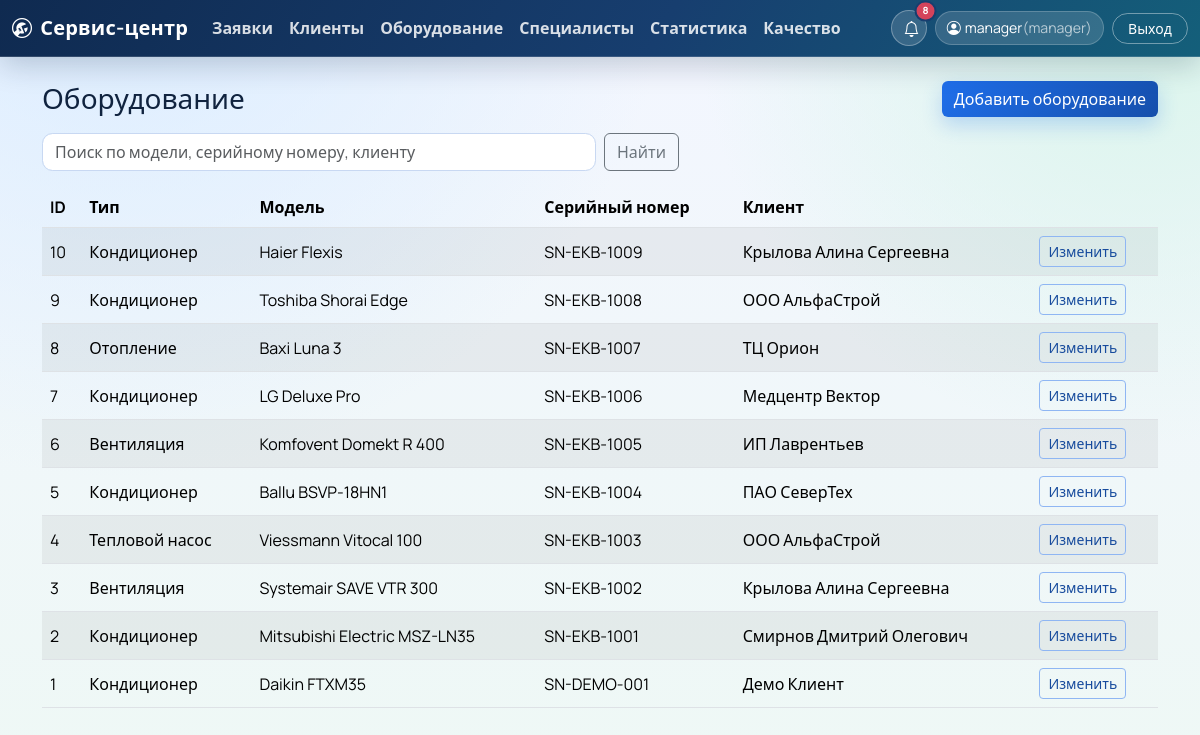
Screenshot of /equipment (signed in) with the database file from the repository.
### app/models.py (models this page shows, shortened)
class User(UserMixin, db.Model):
    __tablename__ = "users"
    user_id = db.Column(db.Integer, primary_key=True)
    login = db.Column(db.String(60), unique=True, nullable=False)
    password_hash = db.Column(db.String(255), nullable=False)
    role_id = db.Column(db.Integer, db.ForeignKey("roles.role_id"), nullable=False)
    master_id = db.Column(db.Integer, db.ForeignKey("masters.master_id"), nullable=True)
    role = db.relationship("Role", back_populates="users")
    master = db.relationship("Master", back_populates="user")
    comments = db.relationship("RequestComment", back_populates="user", lazy="dynamic")
    notifications = db.relationship("StatusNotification", back_populates="user", lazy="dynamic")
    @property
    def role_name(self) -> str:
        if self.role is None:
            return ""
        return self.role.role_name

class Role(db.Model):
    __tablename__ = "roles"
    role_id = db.Column(db.Integer, primary_key=True)
    role_name = db.Column(db.String(50), unique=True, nullable=False)
    users = db.relationship("User", back_populates="role", lazy="dynamic")

class Equipment(db.Model):
    __tablename__ = "equipment"
    equipment_id = db.Column(db.Integer, primary_key=True)
    model = db.Column(db.String(120), nullable=False)
    serial_number = db.Column(db.String(80), nullable=False, unique=True)
    client_id = db.Column(db.Integer, db.ForeignKey("clients.client_id"), nullable=False)
    equipment_type = db.Column(db.String(80), nullable=False)
    client = db.relationship("Client", back_populates="equipment_items")
    requests = db.relationship("Request", back_populates="equipment", lazy="dynamic")

class Client(db.Model):
    __tablename__ = "clients"
    client_id = db.Column(db.Integer, primary_key=True)
    full_name = db.Column(db.String(150), nullable=False)
    phone = db.Column(db.String(30), nullable=False)
    email = db.Column(db.String(120), nullable=True)
    address = db.Column(db.String(255), nullable=True)
    equipment_items = db.relationship("Equipment", back_populates="client", lazy="dynamic")

### app/routes.py (the view, shortened to what this page needs)
    @app.route("/equipment")
    @login_required
    @role_required("admin", "operator", "manager")
    def equipment_list():
        search = request.args.get("search", "").strip()
        query = Equipment.query.join(Client)
        equipment_items = query.order_by(Equipment.equipment_id.desc()).all()
        return render_template(
            "equipment_list.html",
            equipment_items=equipment_items,
            search=search,
        )

### app/__init__.py (called while the page is built)
@login_manager.user_loader
def load_user(user_id: str):
    return db.session.get(User, int(user_id))

### app/routes.py (called while the page is built, shortened)
def _visible_notifications_query(user: User):
    notifications_query = StatusNotification.query.order_by(StatusNotification.created_at.desc())
    if user.role_name != "master":
        return notifications_query

### app/templates/equipment_list.html (shortened to what this page needs)
{% extends 'base.html' %}
{% block content %}
<div class="d-flex justify-content-between align-items-center mb-3">
  <h1 class="h3 mb-0">Оборудование</h1>
  <a class="btn btn-primary" href="{{ url_for('equipment_new') }}">Добавить оборудование</a>
</div>
<form class="row g-2 mb-3" method="get">
  <div class="col-md-6">
    <input class="form-control" name="search" placeholder="Поиск по модели, серийному номеру, клиенту" value="{{ search }}">
  </div>
  <div class="col-auto"><button class="btn btn-outline-secondary">Найти</button></div>
</form>
<div class="table-responsive">
  <table class="table table-striped align-middle">
    <thead>
      <tr>
        <th>ID</th>
        <th>Тип</th>
        <th>Модель</th>
        <th>Серийный номер</th>
        <th>Клиент</th>
        <th></th>
      </tr>
    </thead>
    <tbody>
      {% for e in equipment_items %}
      <tr>
        <td>{{ e.equipment_id }}</td>
        <td>{{ e.equipment_type }}</td>
        <td>{{ e.model }}</td>
        <td>{{ e.serial_number }}</td>
        <td>{{ e.client.full_name }}</td>
        <td><a class="btn btn-sm btn-outline-primary" href="{{ url_for('equipment_edit', equipment_id=e.equipment_id) }}">Изменить</a></td>
      </tr>
      {% else %}
      <tr><td colspan="6" class="text-center text-muted">Оборудование не найдено.</td></tr>
      {% endfor %}
    </tbody>
  </table>
</div>
{% endblock %}

### app/templates/base.html (shortened to what this page needs)
<!doctype html>
<html lang="ru">
<head>
  <link href="https://cdn.jsdelivr.net/npm/bootstrap@5.3.5/dist/css/bootstrap.min.css" rel="stylesheet">
  <link href="https://cdn.jsdelivr.net/npm/bootstrap-icons@1.11.3/font/bootstrap-icons.min.css" rel="stylesheet">
  <link href="{{ url_for('static', filename='css/style.css') }}" rel="stylesheet">
</head>
<body>
  {% if current_user.is_authenticated %}
  <nav class="navbar navbar-expand-lg navbar-dark app-navbar mb-4">
    <div class="container-fluid">
      <a class="navbar-brand app-brand" href="{{ url_for('dashboard') }}">
        <i class="bi bi-wrench-adjustable-circle me-2"></i>Сервис-центр
      </a>
      <div class="collapse navbar-collapse" id="navMenu">
        <ul class="navbar-nav me-auto mb-2 mb-lg-0">
          <li class="nav-item"><a class="nav-link" href="{{ url_for('requests_list') }}">Заявки</a></li>
          {% if current_user.role_name in ['admin', 'operator', 'manager'] %}
          <li class="nav-item"><a class="nav-link" href="{{ url_for('clients_list') }}">Клиенты</a></li>
          <li class="nav-item"><a class="nav-link" href="{{ url_for('equipment_list') }}">Оборудование</a></li>
          <li class="nav-item"><a class="nav-link" href="{{ url_for('masters_list') }}">Специалисты</a></li>
          {% endif %}
          {% if current_user.role_name in ['admin', 'operator', 'manager'] %}
          <li class="nav-item"><a class="nav-link" href="{{ url_for('stats_page') }}">Статистика</a></li>
          {% endif %}
          <li class="nav-item"><a class="nav-link" href="{{ url_for('quality_page') }}">Качество</a></li>
        </ul>
        <div class="d-flex align-items-center gap-2 ms-auto">
          <div class="dropdown">
            <button class="btn app-icon-btn position-relative" type="button" data-bs-toggle="dropdown" aria-expanded="false" title="Уведомления">
              <i class="bi bi-bell"></i>
              {% if navbar_notification_count > 0 %}
              <span class="position-absolute top-0 start-100 translate-middle badge rounded-pill app-badge">
                {{ navbar_notification_count if navbar_notification_count < 100 else '99+' }}
              </span>
              {% endif %}
            </button>
          </div>
          <div class="app-profile-chip">
            <i class="bi bi-person-circle me-1"></i>
            {{ current_user.login }}
            <span class="text-muted">({{ current_user.role_name }})</span>
          </div>
          <a class="btn btn-sm app-logout-btn" href="{{ url_for('logout') }}">Выход</a>
        </div>
      </div>
    </div>
  </nav>
  {% endif %}
  <main class="container pb-5">
    {% block content %}{% endblock %}
  </main>
</body>
</html>

### app/static/css/style.css (style rules this page uses)
:root { --bg-1: #f3f6ff; --bg-2: #eef8f5; --surface: rgba(255, 255, 255, 0.9); --line: #d9e3f5; --text-main: #10233f; --text-soft: #5f6f87; --brand: #1f6feb; --brand-dark: #164fab; --accent: #1fbf75; --danger: #d4435b; --shadow: 0 14px 35px rgba(11, 33, 74, 0.08); }
body { font-family: "Manrope", "Segoe UI", sans-serif; color: var(--text-main); background: radial-gradient(circle at 10% -10%, #d9ecff 0%, transparent 40%), radial-gradient(circle at 95% 0%, #d8f5ea 0%, transparent 32%), linear-gradient(180deg, var(--bg-1) 0%, var(--bg-2) 100%); min-height: 100vh; }
.app-navbar { background: linear-gradient(120deg, #0f2a50 0%, #173e6f 55%, #145f7a 100%); border-bottom: 1px solid rgba(255, 255, 255, 0.15); box-shadow: 0 8px 30px rgba(6, 27, 56, 0.2); }
.app-brand { font-weight: 700; letter-spacing: 0.2px; color: #fff; }
.navbar .nav-link { color: rgba(255, 255, 255, 0.84); font-weight: 600; }
.app-icon-btn { width: 2.25rem; height: 2.25rem; border-radius: 999px; border: 1px solid rgba(255, 255, 255, 0.3); background: rgba(255, 255, 255, 0.15); color: #fff; }
.app-badge { background: var(--danger); border: 2px solid #173e6f; font-size: 0.62rem; }
.app-profile-chip { display: inline-flex; align-items: center; border-radius: 999px; padding: 0.36rem 0.7rem; color: #fff; background: rgba(255, 255, 255, 0.14); border: 1px solid rgba(255, 255, 255, 0.2); font-size: 0.88rem; }
.app-profile-chip .text-muted { color: rgba(255, 255, 255, 0.65) !important; }
.app-logout-btn { border-radius: 999px; border: 1px solid rgba(255, 255, 255, 0.4); color: #fff; background: transparent; padding-inline: 0.95rem; }
.btn-primary { background: linear-gradient(135deg, var(--brand) 0%, var(--brand-dark) 100%); border: 0; box-shadow: 0 8px 20px rgba(31, 111, 235, 0.24); }
.btn-outline-primary { border-color: #8fb6f3; color: #174b9d; }
.form-control, .form-select { border-color: #c8d8f2; border-radius: 0.65rem; }
.table { --bs-table-bg: transparent; }

### rows the page displays
User: login "manager"
Role: role_name "manager"
Equipment: equipment_id "10", equipment_type "Кондиционер", model "Haier Flexis", serial_number "SN-EKB-1009", client.full_name "Крылова Алина Сергеевна"
Equipment: equipment_id "9", equipment_type "Кондиционер", model "Toshiba Shorai Edge", serial_number "SN-EKB-1008", client.full_name "ООО АльфаСтрой"
Equipment: equipment_id "8", equipment_type "Отопление", model "Baxi Luna 3", serial_number "SN-EKB-1007", client.full_name "ТЦ Орион"
Equipment: equipment_id "7", equipment_type "Кондиционер", model "LG Deluxe Pro", serial_number "SN-EKB-1006", client.full_name "Медцентр Вектор"
Equipment: equipment_id "6", equipment_type "Вентиляция", model "Komfovent Domekt R 400", serial_number "SN-EKB-1005", client.full_name "ИП Лаврентьев"
Equipment: equipment_id "5", equipment_type "Кондиционер", model "Ballu BSVP-18HN1", serial_number "SN-EKB-1004", client.full_name "ПАО СеверТех"
Equipment: equipment_id "4", equipment_type "Тепловой насос", model "Viessmann Vitocal 100", serial_number "SN-EKB-1003", client.full_name "ООО АльфаСтрой"
Equipment: equipment_id "3", equipment_type "Вентиляция", model "Systemair SAVE VTR 300", serial_number "SN-EKB-1002", client.full_name "Крылова Алина Сергеевна"
Equipment: equipment_id "2", equipment_type "Кондиционер", model "Mitsubishi Electric MSZ-LN35", serial_number "SN-EKB-1001", client.full_name "Смирнов Дмитрий Олегович"
Equipment: equipment_id "1", equipment_type "Кондиционер", model "Daikin FTXM35", serial_number "SN-DEMO-001", client.full_name "Демо Клиент"
